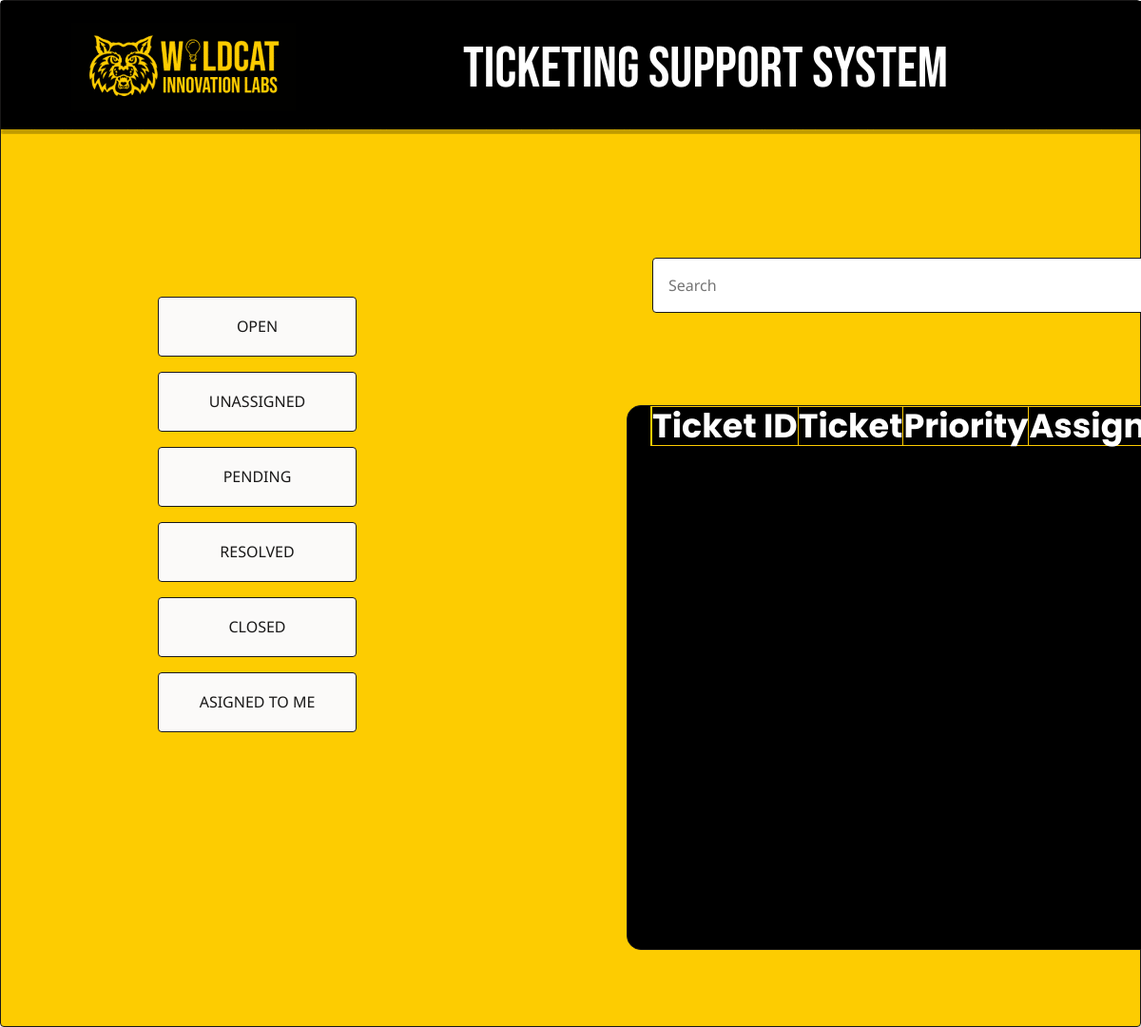
Before: /unassigned_tickets/ (signed in) with the older database file.
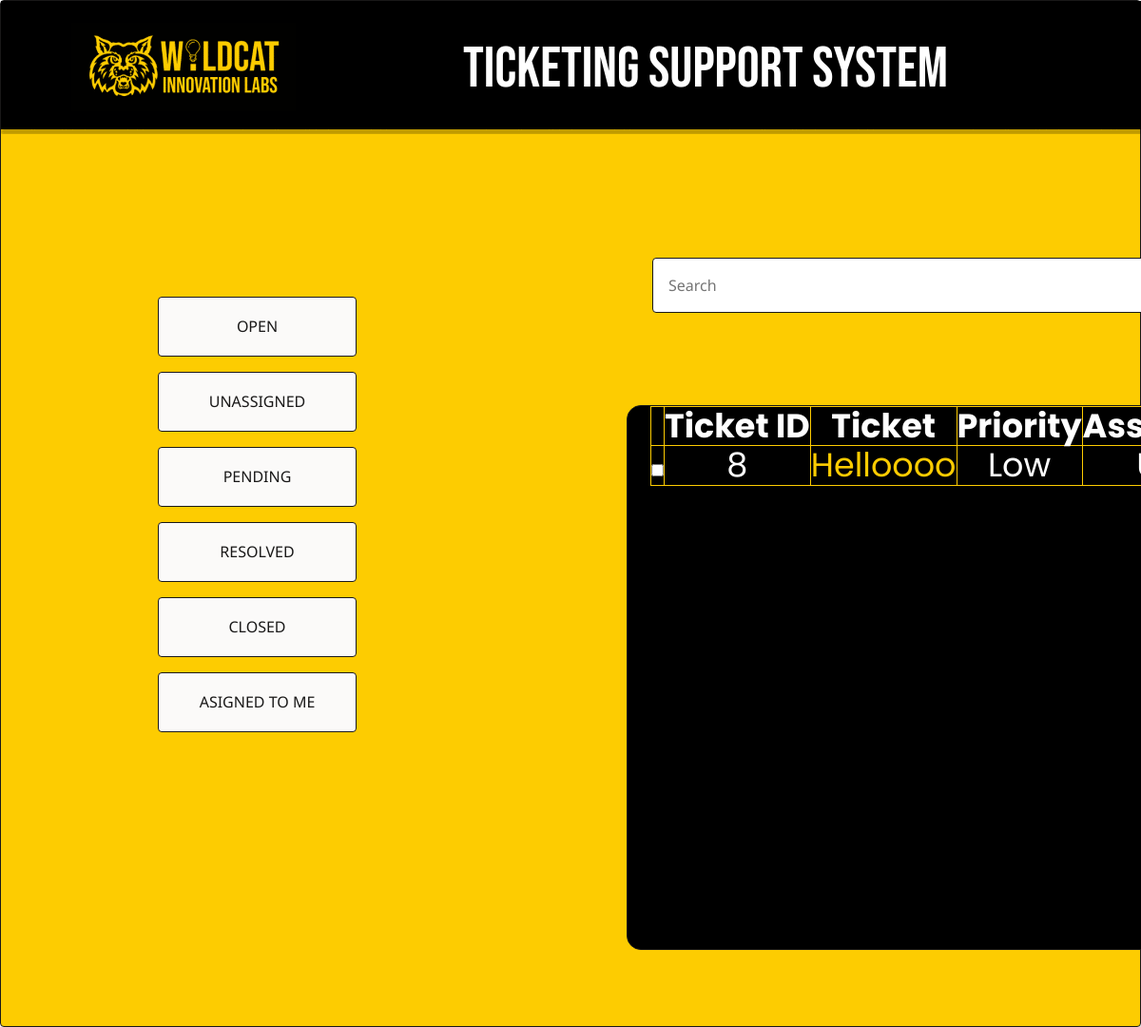
After: the same page with the newer database file.
### support/models.py (models this page shows, shortened)
class SupportTicket(models.Model):
    ticket_id = models.AutoField(primary_key=True)
    LOW = 'Low'
    MEDIUM = 'Medium'
    HIGH = 'High'
    PRIORITY_CHOICES = [
        (LOW, 'Low'),
        (MEDIUM, 'Medium'),
        (HIGH, 'High'),
    ]
    ELECTRICAL = 'Electrical'
    IT = 'IT'
    FACILITIES = 'Facilities'
    OTHER = 'Other'
    CATEGORY_CHOICES = [
        (ELECTRICAL, 'Electrical'),
        (IT, 'IT'),
        (FACILITIES, 'Facilities'),
        (OTHER, 'Other'),
    ]
    title = models.CharField(max_length=100)
    description = models.TextField()
    status = models.CharField(max_length=20, choices=[
        ('Open', 'Open'),
        ('InProgress', 'InProgress'),
        ('Resolved', 'Resolved'),
        ('Closed', 'Closed'),
    ])
    priority = models.CharField(max_length=10, choices=PRIORITY_CHOICES, default=LOW)
    category = models.CharField(max_length=20, choices=CATEGORY_CHOICES, default=OTHER)
    created_by = models.ForeignKey(User, related_name='tickets_created', on_delete=models.CASCADE)
    assigned_to = models.ForeignKey(User, related_name='tickets_assigned', on_delete=models.SET_NULL, null=True, blank=True)
    created_date = models.DateTimeField(auto_now_add=True)

### support/views.py (the view)
# urls.py: path('unassigned_tickets/', views.unassigned_tickets, name='unassigned_tickets'),
@login_required
def unassigned_tickets(request):
    if request.user.is_superuser:
        unassigned_tickets = SupportTicket.objects.filter(assigned_to__isnull=True)
    else:
        unassigned_tickets = SupportTicket.objects.filter(assigned_to__isnull=True, created_by=request.user)
    return render(request, 'support/unassigned_tickets.html', {'tickets': unassigned_tickets})

### support/templates/support/unassigned_tickets.html (shortened to what this page needs)
{% load static %}
<!DOCTYPE html>
<html lang="english">
<head>
  <link
    rel="stylesheet"
    href="https://unpkg.com/animate.css@4.1.1/animate.css"
  />
  <link
    rel="stylesheet"
    href="https://unpkg.com/@teleporthq/teleport-custom-scripts/dist/style.css"
  />
  <link rel="stylesheet" href="{% static 'support/style3.css' %}">
  <link rel="stylesheet" href="{% static 'support/dashboard1.css' %}">
</head>
<body>
<link rel="stylesheet" href="{% static 'support/style3.css' %}" />
<div>
  <link rel="stylesheet" href="{% static 'support/dashboard1.css' %}" />
  <div class="dashboard-container">
    <div class="dashboard-login-page">
      <div class="dashboard-rectangle1">
        <div class="dashboard-options">
            <button
            type="button"
            id="openbutton"
            name="openbutton"
            class="dashboard-button button"
            onclick="location.href='{% url 'open_tickets' %}';"
          >
            OPEN
          </button>
          <button
            type="button"
            id="unsassignedbutton"
            name="unsassignedbutton"
            class="dashboard-button1 button"
            onclick="location.href='{% url 'unassigned_tickets' %}';"
          >
            UNASSIGNED
          </button>
            <button type="button"
            class="dashboard-button2 button"
            onclick="location.href='{% url 'in_progress_tickets' %}';">
            PENDING
        </button>
        <button
          type="button"
          id="resolvedbutton"
          name="resolvedbutton"
          class="dashboard-button3 button"
          onclick="location.href='{% url 'resolved_tickets' %}';"
        >
          RESOLVED
        </button>
        <button
          type="button"
          id="closedbutton"
          name="closedbutton"
          class="dashboard-button4 button"
          onclick="location.href='{% url 'closed_tickets' %}';"
        >
          CLOSED
        </button>
        <button
          type="button"
          id="assignedtobutton"
          name="assignedtobutton"
          class="dashboard-button6 button"
          onclick="location.href='{% url 'assigned_to_me' %}';"
        >
          ASIGNED TO ME
        </button>
      </div>
      <input
        type="text"
        placeholder="Search"
        class="dashboard-textinput input"
      />
      <form id="delete-tickets-form" method="POST" action="{% url 'delete_tickets' %}">
        <ul id="tickets table" class="dashboard-ul list">
            <table class="tickets-table scrollable-table">
              <thead>
                <tr>
                  <th></th>
                  <th>Ticket ID</th>
                  <th>Ticket</th>
                  <th>Priority</th>
                  <th>Assigned Support</th>
                </tr>
              </thead>
              <tbody>
                {% for ticket in tickets %}
                <tr>
                  <td><input type="checkbox" name="ticket_id" value="{{ ticket.ticket_id }}"></td>
                  <td>{{ ticket.ticket_id }}</td>
                  <td><a href=" {% url 'view_ticket' ticket.ticket_id %} ">{{ ticket.title }}</a>  {{ ticket.status.name }}</td>
                  <td>{{ ticket.get_priority_display }}</td>
                  <td>
                  </td>
                </tr>
                {% endfor %}
              </tbody>
            </table>
          </ul>
      </form>
      <div class="dashboard-navigation-bar">
        <div class="dashboard-rectangle2">
          <img
            src="{% static 'img/image2425-rrom-200h.png'%}"
            alt="image2425"
            class="dashboard-image2"
          />
          <span class="dashboard-text2">TICKETING SUPPORT SYSTEM</span>
        </div>
      </div>
    </div>
  </div>
</div>
</div>
</body>
</html>

Changed rows visible on the page:
added SupportTicket: ticket_id "8", title "Helloooo", priority "Low"
